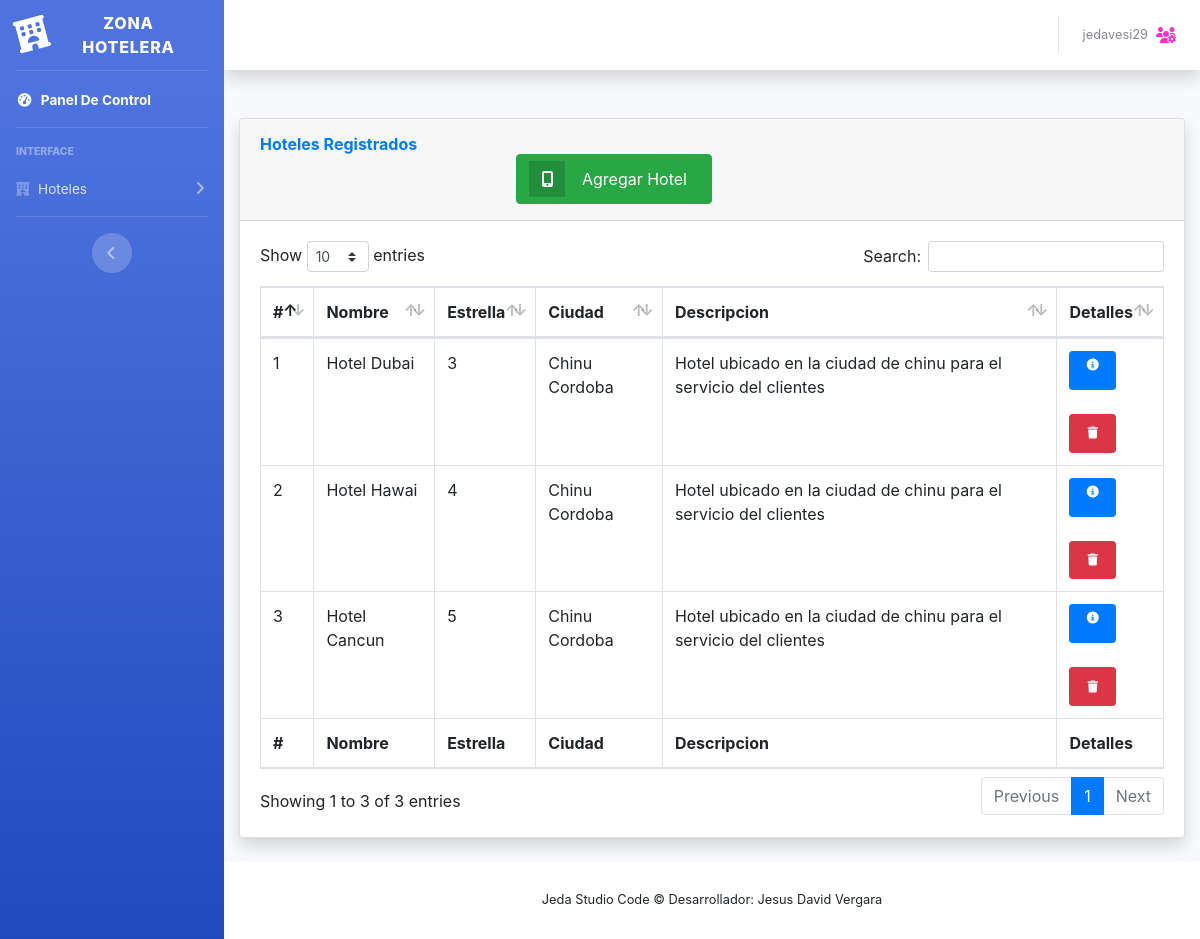
Page /hoteles.php (signed in) on the committed database.
### tables this page shows
CREATE TABLE `hoteles` (
  `id` int(11) NOT NULL,
  `nombre` varchar(200) NOT NULL,
  `estrellas` int(11) NOT NULL,
  `ciudad` varchar(200) NOT NULL,
  `descripcion` varchar(800) NOT NULL
);

### model/conexion.php (called while the page is built, shortened)
<?php
class Conexion{
	public function ejecutar($query){
		$mysqli = new mysqli('127.0.0.1', 'root', '', 'productos');
		$mysqli->set_charset("utf8");
		return $mysqli->query($query);
	}
}
?>

### model/data.php (called while the page is built, shortened)
<?php
require_once "conexion.php";
class Data{
	private $con;
	public function __construct(){
		$this->con = new Conexion();
	}
public function getHoteles(){
	$hoteles = array();
	$query = " SELECT * FROM hoteles ORDER BY id DESC";
	$res = $this->con->ejecutar($query);
	while($reg = $res->fetch_object()){
		$h = new Hoteles();
		$h->id = $reg->id;
		$h->nombre = $reg->nombre;
		$h->estrellas = $reg->estrellas;
		$h->ciudad = $reg->ciudad;
		$h->descripcion = $reg->descripcion;
		array_push($hoteles, $h);
	}
	return $hoteles;
}
}

### hoteles.php (the view, shortened to what this page needs)
<?php
require_once "model/data.php";
$d= new Data();
$hoteles= $d->getHoteles();
if (isset($_SESSION['loggedin']) && $_SESSION['loggedin'] == true) {
include 'header.php';
?>
<div class="container-fluid">
  <div class="card shadow mb-4">
    <div class="card-header py-3">
      <h6 class="m-0 font-weight-bold text-primary">Hoteles Registrados</h6>
      <span style='display:block; width:50%; text-align: right;'><button id="btn-abrir-popup" class="btn btn-success btn-icon-split btn-abrir-popup">
            <span class="icon text-white-30">
                     <i class="fas fa-mobile-alt"></i>
            </span>
            <span class="text">Agregar Hotel</span>
          </button></span>
    </div>
    <div class="card-body">
      <div class="table-responsive">
        <table class="table table-bordered" id="dataTable"  cellspacing="0">
          <thead>
            <tr>
              <th>#</th>
              <th>Nombre</th>
              <th> Estrella</th>
              <th>Ciudad</th>
              <th>Descripcion</th>
              <th>Detalles</th>
            </tr>
          </thead>
          <tfoot>
            <tr>
            <th>#</th>
              <th>Nombre</th>
              <th> Estrella</th>
              <th>Ciudad</th>
              <th>Descripcion</th>
              <th>Detalles</th>
            </tr>
          </tfoot>
          <tbody>
            <?php
            $cantidad=0;
            foreach($hoteles as $h){ $cantidad++;
            ?>
              <tr>
                <td> <?php echo $cantidad;   ?></td>
                <td> <?php echo $h->nombre;   ?></td>
                <td> <?php echo $h->estrellas;   ?></td>
                <td> <?php echo $h->ciudad;   ?></td>
                <td> <?php echo $h->descripcion;   ?></td>
                <td>
                  <a class='btn btn-primary btn-circle  btn-sm' href='desHotel.php?id=<?php echo $h->id ?>'><i class="fas fa-info-circle"></i>
                  </a>
                  <br>
                  <br>
                  <button class='btn btn-danger btn-circle  btn-sm' type='submit' data-toggle='modal' data-target='#exampleModalBorrar<?php echo $h->id ?>'><i class='fas fa-trash'></i>
                  </button>
                  </td>
              </tr>
              <div class="modal fade " id="exampleModalBorrar<?php echo $h->id; ?>" tabindex="-1" role="dialog" aria-labelledby="exampleModalLabel" aria-hidden="true">
            <?php } ?>
          </tbody>
        </table>
      </div>
    </div>
  </div>
</div>
<?php
include 'footer.php';
?>
<link rel="stylesheet" href="https://use.fontawesome.com/releases/v5.5.0/css/all.css">
<link rel="stylesheet" href="estilos.css">
<link rel="stylesheet" href="CSS2/bootstrap.min.css">
<link rel="stylesheet" href="CSS2/bootstrap-grid.min.css">
<?php } else{ include("login.php");}
			?>

### header.php (shortened to what this page needs)
<!DOCTYPE html>
<html lang="en">
<head>
  <link href="vendor/fontawesome-free/css/all.min.css" rel="stylesheet" type="text/css">
  <link href="css/sb-admin-2.min.css" rel="stylesheet">
  <link href="vendor/datatables/dataTables.bootstrap4.min.css" rel="stylesheet">
</head>
<body id="page-top">
  <div id="wrapper">
    <ul class="navbar-nav bg-gradient-primary sidebar sidebar-dark accordion" id="accordionSidebar">
      <a class="sidebar-brand d-flex align-items-center justify-content-center" href="index.php">
        <div class="sidebar-brand-icon rotate-n-15">
        <i class="fas fa-hotel"></i>
      </div>
        <div class="sidebar-brand-text mx-3">Zona Hotelera <sup></sup></div>
      </a>
      <hr class="sidebar-divider my-0">
      <li class="nav-item active">
        <a class="nav-link" href="index.php">
          <i class="fas fa-fw fa-tachometer-alt"></i>
          <span>Panel De Control</span></a>
      </li>
      <hr class="sidebar-divider">
      <div class="sidebar-heading">
        Interface
      </div>
      <li class="nav-item">
        <a class="nav-link collapsed" href="#" data-toggle="collapse" data-target="#collapseTwo" aria-expanded="true" aria-controls="collapseTwo">
        <i class="fas fa-hotel"></i>
                  <span>Hoteles</span>
        </a>
      </li>
      <hr class="sidebar-divider d-none d-md-block">
      <div class="text-center d-none d-md-inline">
        <button class="rounded-circle border-0" id="sidebarToggle"></button>
      </div>
    </ul>
    <div id="content-wrapper" class="d-flex flex-column">
      <div id="content">
        <nav class="navbar navbar-expand navbar-light bg-white topbar mb-4 static-top shadow">
          <ul class="navbar-nav ml-auto">
<li class="nav-item dropdown no-arrow">
  <a class="nav-link dropdown-toggle" href="#" id="userDropdown" role="button" data-toggle="dropdown" aria-haspopup="true" aria-expanded="false">
    <span class="mr-2 d-none d-lg-inline text-gray-600 small"><?php  echo $_SESSION["usuario"]  ?></span>
    <i class="fas fa-users-cog" style="color:#FE2EC8";></i>
  </a>
</li>
          </ul>
        </nav>
</body>
</html>

### footer.php
<!DOCTYPE html>
<html lang="en">
<footer class="sticky-footer bg-white">
        <div class="container my-auto">
          <div class="copyright text-center my-auto">
            <span> Jeda Studio Code &copy; Desarrollador: Jesus David Vergara</span>
          </div>
        </div>
      </footer>
      </html>

### estilos.css (style rules this page uses)
* { padding: 0; margin: 0; box-sizing:border-box; }
body { background: #fff; font-family: 'Open Sans', sans-serif; }

### rows in the picture
hoteles: nombre "Hotel Dubai", estrellas "3", ciudad "Chinu Cordoba", descripcion "Hotel ubicado en la ciudad de chinu para el servicio del clientes"
hoteles: nombre "Hotel Hawai", estrellas "4", ciudad "Chinu Cordoba", descripcion "Hotel ubicado en la ciudad de chinu para el servicio del clientes"
hoteles: nombre "Hotel Cancun", estrellas "5", ciudad "Chinu Cordoba", descripcion "Hotel ubicado en la ciudad de chinu para el servicio del clientes"

### other values in the picture
$_SESSION["usuario"] "jedavesi29"
